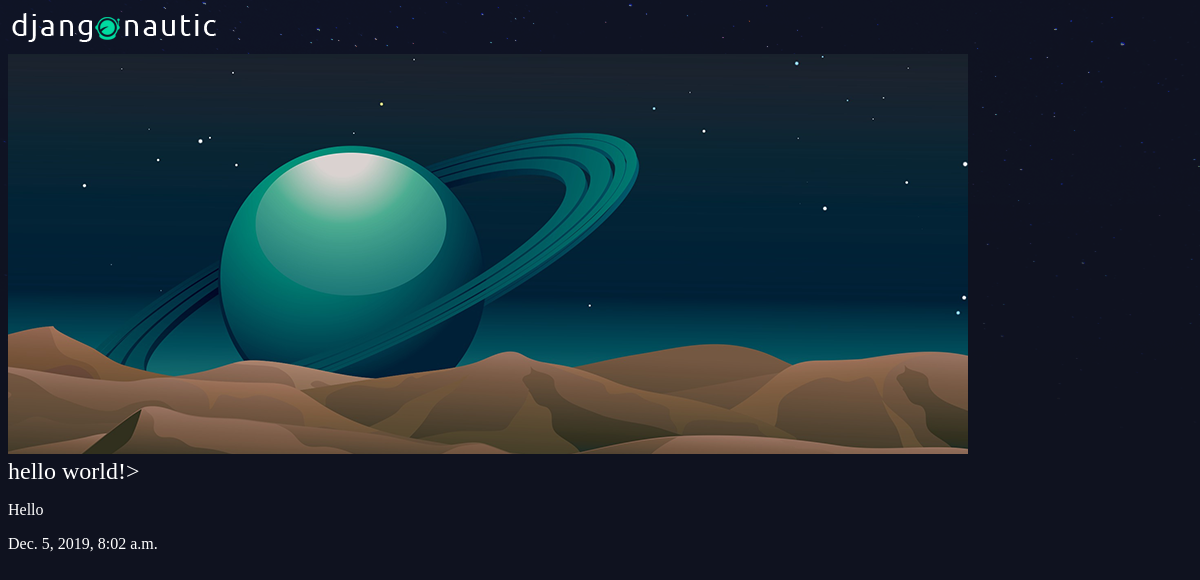
/articles/hello/, run on the app's committed database.
### articles/models.py (models this page shows, shortened)
class Article(models.Model):
    title = models.CharField(max_length=200)
    slug = models.SlugField()
    body = models.TextField()
    date = models.DateTimeField(auto_now_add=True)
    thumb = models.ImageField(default='default.png', blank=True)

### articles/views.py (the view)
# urls.py: path('<slug>/', views.article_detail, name='detail'),
def article_detail(request, slug):
    article = Article.objects.get(slug=slug)
    return render(request, template_name='articles/article_detail.html', context={
        'article': article,
    })

### articles/templates/articles/article_detail.html
{% extends 'base_layout.html' %}
{% block content %}
<div class="article-detail">
    <div class="article">
        <img src="{{ article.thumb.url }}" alt="thumb">
        <h2>{{ article.title }}></h2>
        <p>{{ article.body }}</p>
        <p>{{ article.date }}</p>
    </div>
</div>
{% endblock %}

### assets/styles.css (style rules this page uses)
body { background-color: #0f121f; background-image: url(stars.png); background-repeat: no-repeat; color: #fff; }
body * { font-family: Ubuntu; }
h1, h2, h3, h4, h5 { font-weight: normal; margin: 0; }

### data on the page
Article: thumb (placeholder picture), title "hello world!", body "Hello", date "Dec. 5, 2019, 8:02 a.m."
